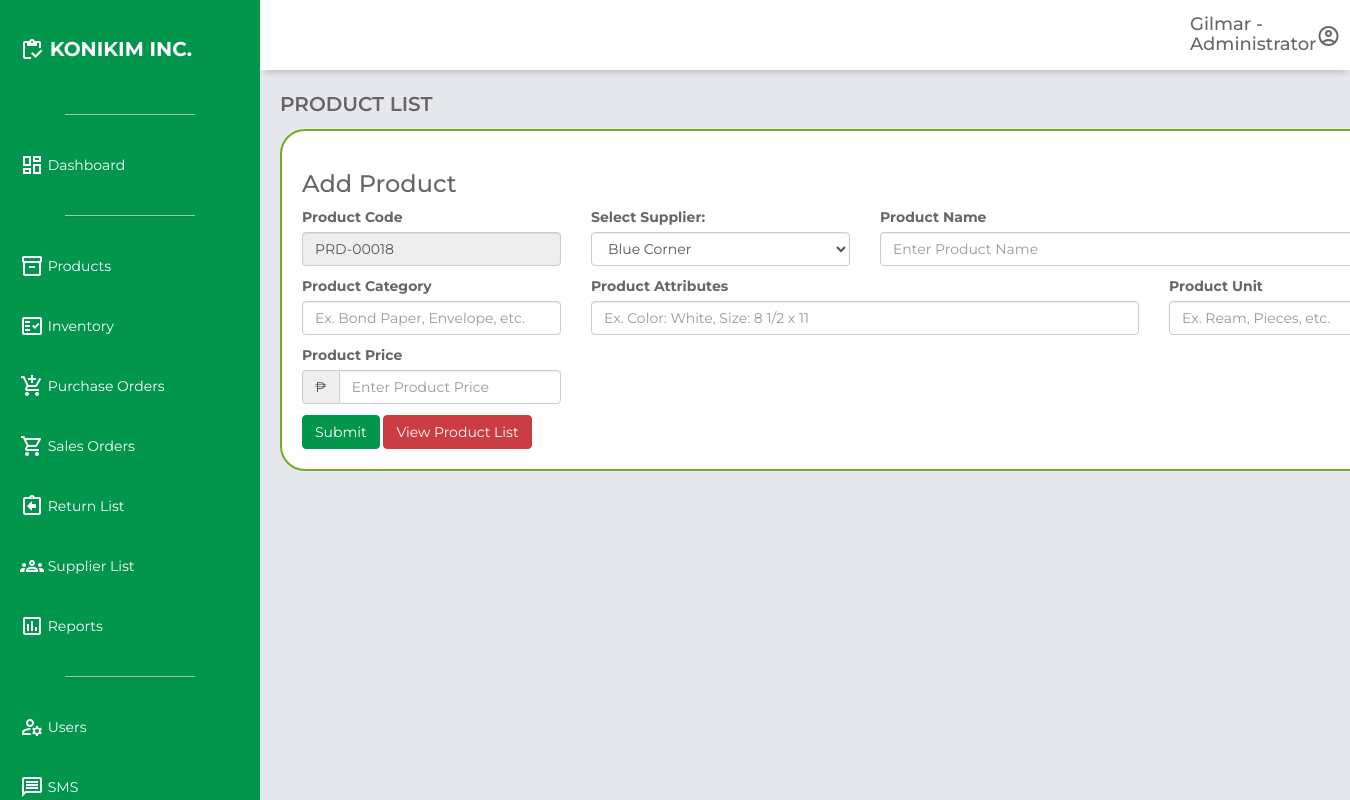
Page /product_add.php (signed in) on the earlier database version.
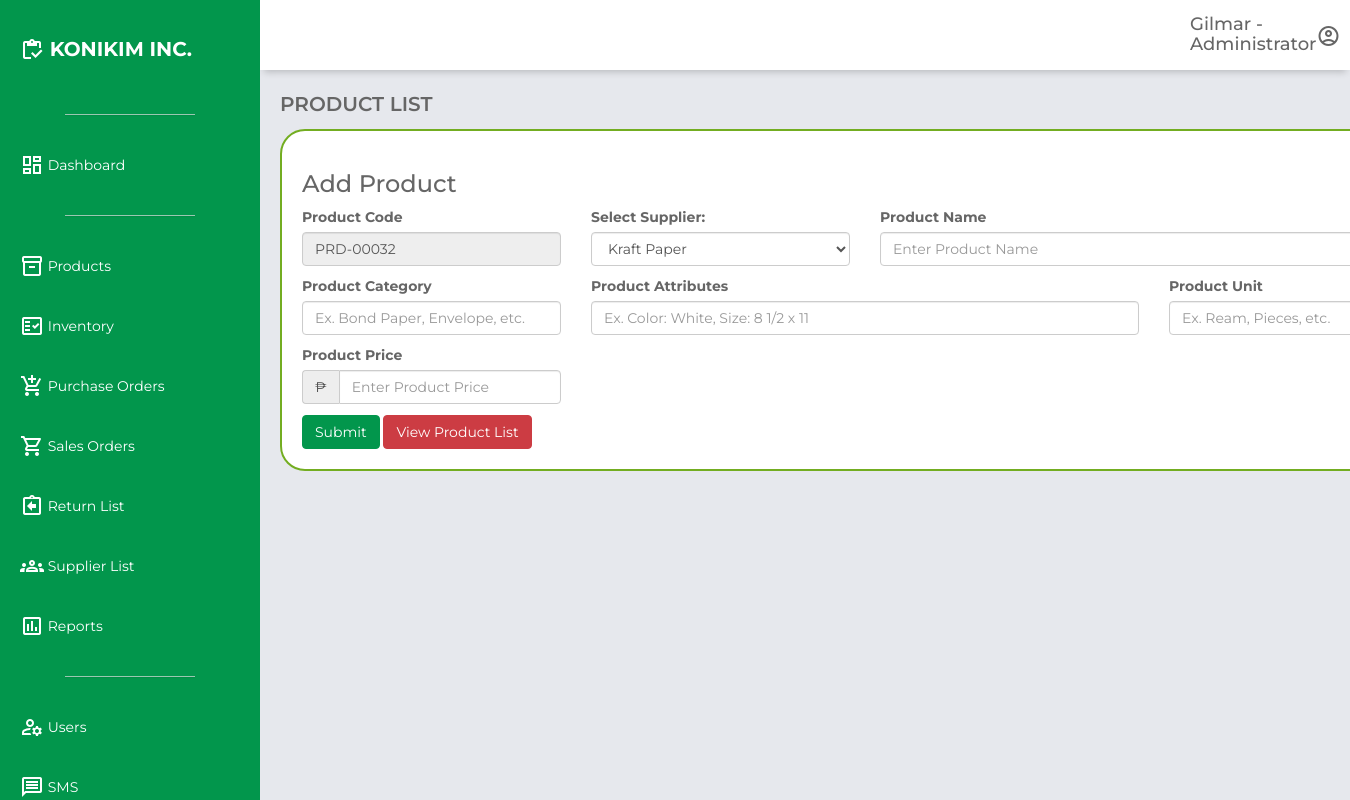
Same page on the later database version.
### tables this page shows
CREATE TABLE `product_list` (
  `id` int(11) NOT NULL,
  `productcode` varchar(250) NOT NULL,
  `supplierCode` int(11) NOT NULL,
  `productsupplier` varchar(250) NOT NULL,
  `productname` varchar(250) NOT NULL,
  `productcategory` varchar(250) NOT NULL,
  `productattributes` varchar(250) NOT NULL,
  `productunit` varchar(250) NOT NULL,
  `productprice` float NOT NULL,
  `datecreation` timestamp NOT NULL DEFAULT current_timestamp() ON UPDATE current_timestamp()
);

### product_add.php (the view, shortened to what the changed rows need)
<?php
include 'db_config.php';
$query = "SELECT id FROM product_list ORDER BY id DESC";
$result = mysqli_query($conn, $query);
$productcode = "PRD-00001";
if ($result && mysqli_num_rows($result) > 0) {
    $row = mysqli_fetch_array($result);
    $lastid = $row['id'];
    if (!empty($lastid)) {
        $code = str_replace("PRD-", "", $lastid);
        $prodcode = str_pad($code + 1, 5, '0', STR_PAD_LEFT);
        $productcode = "PRD-" . $prodcode;
    }
}
?>
<!DOCTYPE html>
<html lang="en">
<head>
    <link href="https://unpkg.com/boxicons@2.0.7/css/boxicons.min.css" rel="stylesheet">
    <link href="https://maxcdn.bootstrapcdn.com/bootstrap/3.3.0/css/bootstrap.min.css" rel="stylesheet">
    <link href="https://cdn.datatables.net/1.10.25/css/dataTables.bootstrap.min.css" rel="stylesheet">
    <link rel="stylesheet" href="css\dashboard.css">
</head>
<body>
    <div class="grid-container">
        <main class="main-container">
            <div class="container">
                <form action="<?php echo ($_SERVER["PHP_SELF"]) ?>" method="POST">
                    <div class="row">
                        <div class="col-md-3">
                            <label for="productcode">Product Code</label>
                            <input type="text" class="form-control" name="productcode" value="<?php echo $productcode; ?>" readonly required>
                        </div>
                        <div class="col-md-3">
                            <label for="supplierDropdown">Select Supplier:</label>
                            <select id="supplierDropdown" class="form-control" name="supplierDropdown">
                                <?php
                                require_once('db_config.php');
                                $sql = "SELECT id, companyname FROM supplier_list";
                                $result = $conn->query($sql);
                                if ($result->num_rows > 0) {
                                    while ($row = $result->fetch_assoc()) {
                                        echo "<option value='" . $row["companyname"] . "' data-supplier-id='" . $row["id"] . "'>" . $row["companyname"] . "</option>";
                                    }
                                } else {
                                    echo "<option>No suppliers found</option>";
                                }
                                ?>
                            </select>
                        </div>
                    </div>
                </form>
            </div>
        </main>
    </div>
</body>
</html>

Differences in the rows shown:
removed product_list: productcode "PRD-00018"
added product_list: productcode "PRD-00032"
Other differences:
form field supplierDropdown: "Blue Corner" → "Kraft Paper"
